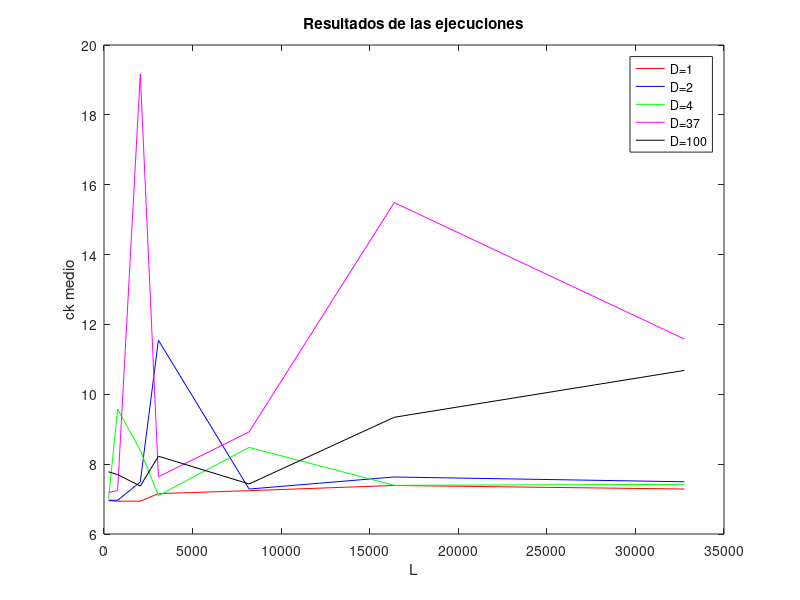

The MATLAB script that drew this image:
1  #!/usr/bin/env octave -q
ds = importdata ("results.csv", delimiterIn=",", headerLinesIn=1);

colors = ["r", "b", "g", "m", "k"];

l = [];
array_plots = [];

for i = 1:5
    indexes = ((i-1)*7)+1:i*7;
    array_plots(i) = plot(ds.data(indexes, 3), ds.data(indexes, 5), "color", colors(i));
    l = [l ds.data(indexes(1), 1)];
    if (i == 1); hold on; endif;
endfor

title("Resultados de las ejecuciones");

legend(array_plots, cellstr(num2str(l', 'D=%-d')));
xlabel("L");
ylabel("ck medio");
print -djpg graphD-L.jpg;
